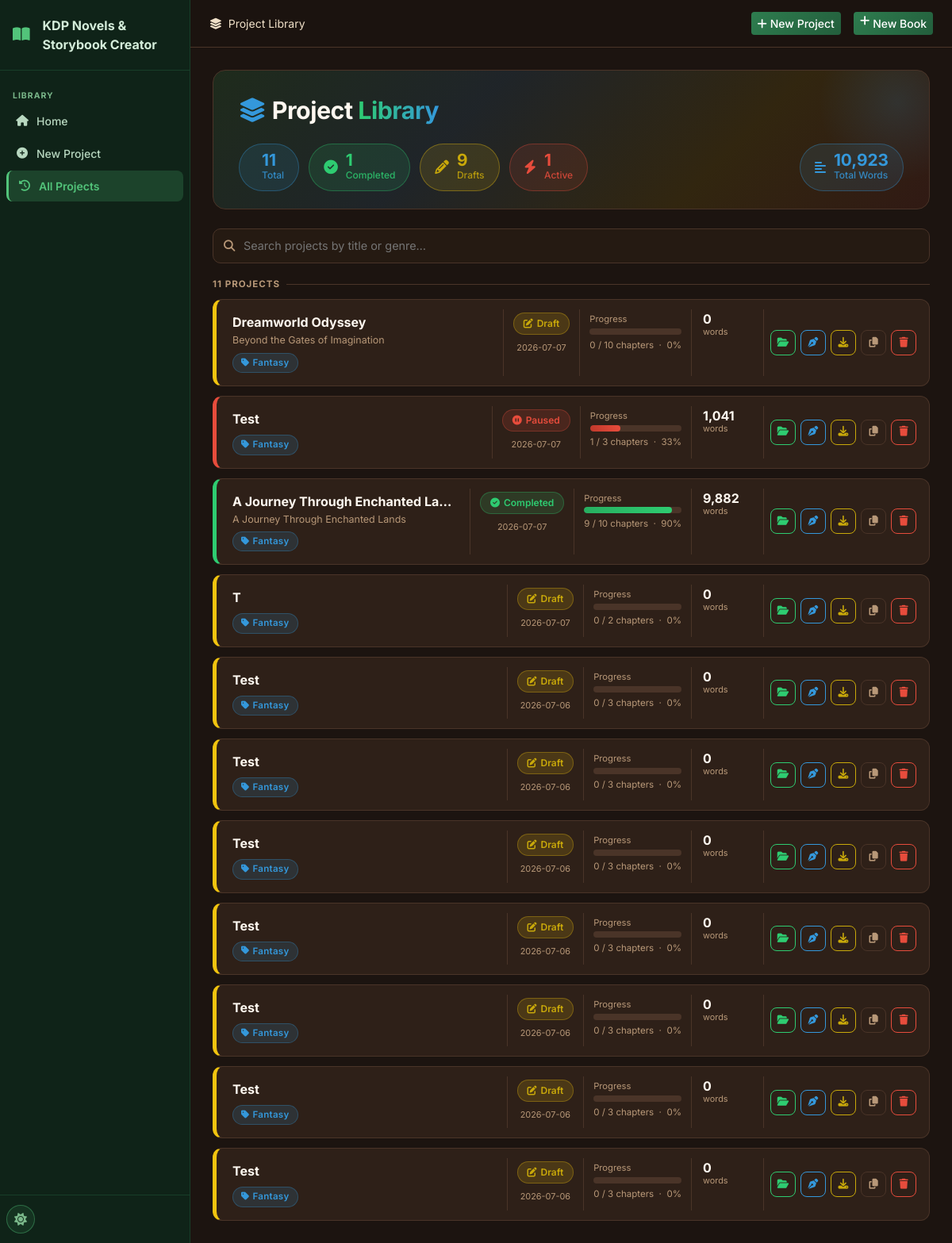
Before: /history with the older database file.
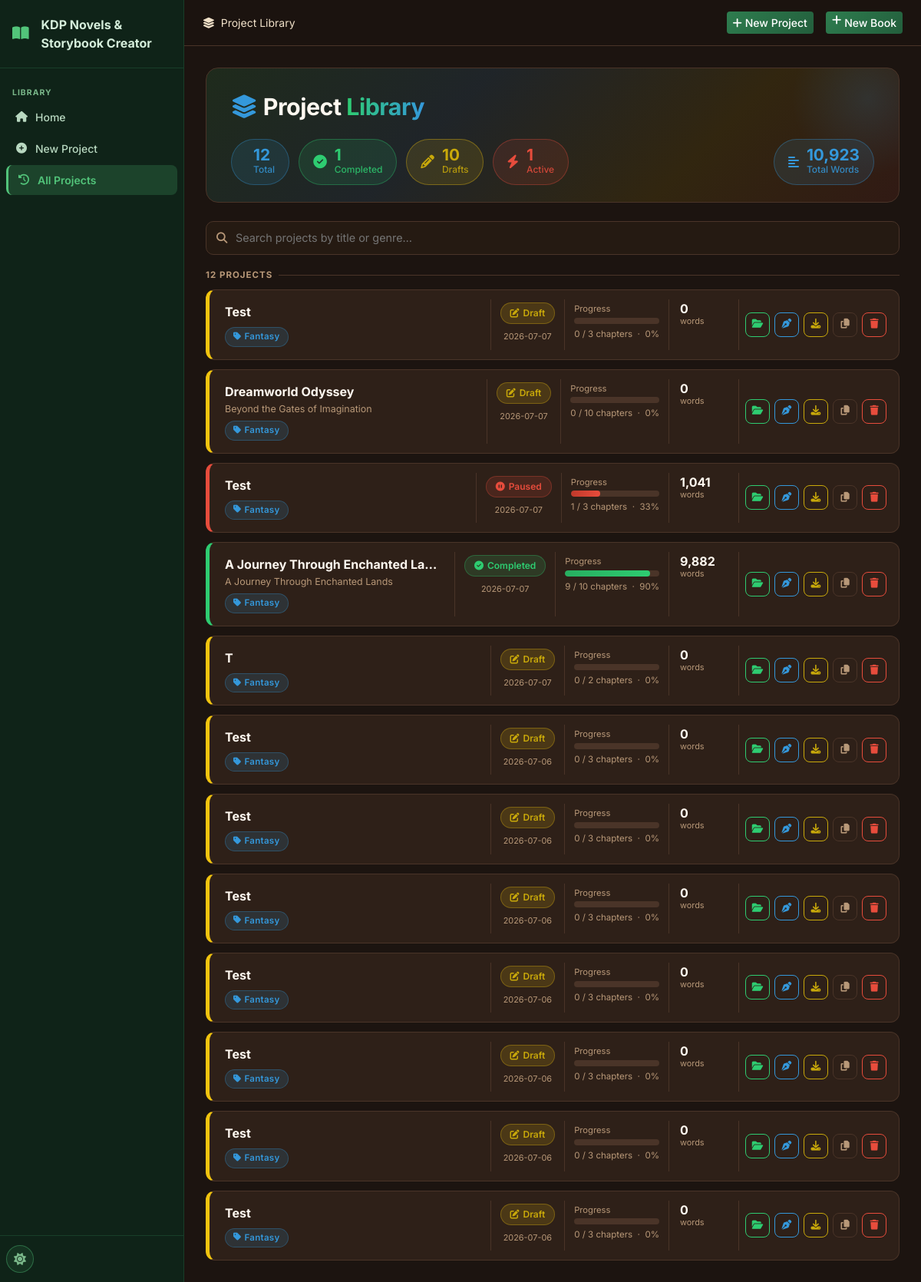
After: the same page with the newer database file.
### tables this page shows
CREATE TABLE projects (
    id INTEGER PRIMARY KEY AUTOINCREMENT,
    title TEXT NOT NULL,
    subtitle TEXT DEFAULT '',
    genre TEXT DEFAULT 'Fantasy',
    audience TEXT DEFAULT 'Adult',
    description TEXT DEFAULT '',
    language TEXT DEFAULT 'English',
    story_type TEXT DEFAULT 'Novel',
    writing_style TEXT DEFAULT 'Descriptive',
    point_of_view TEXT DEFAULT 'Third Person Limited',
    tense TEXT DEFAULT 'Past',
    tone TEXT DEFAULT 'Adventurous',
    num_chapters INTEGER DEFAULT 10,
    words_per_chapter INTEGER DEFAULT 2000,
    creativity_level TEXT DEFAULT 'balanced',
    temperature REAL DEFAULT 0.7,
    top_p REAL DEFAULT 0.9,
    max_tokens INTEGER DEFAULT 4096,
    status TEXT DEFAULT 'draft',
    current_chapter INTEGER DEFAULT 0,
    total_words INTEGER DEFAULT 0,
    cover_prompt TEXT DEFAULT '',
    include_images INTEGER DEFAULT 0,
    images_per_chapter INTEGER DEFAULT 1,
    image_style TEXT DEFAULT 'Realistic',
    created_at TIMESTAMP DEFAULT CURRENT_TIMESTAMP,
    updated_at TIMESTAMP DEFAULT CURRENT_TIMESTAMP
);

### routes/main.py (the view)
@bp.route('/history')
def history():
    db = get_db()
    projects = db.execute('SELECT * FROM projects ORDER BY updated_at DESC').fetchall()
    return render_template('history.html', projects=projects)

### database/__init__.py (called while the page is built)
def get_db():
    if 'db' not in g:
        db_path = current_app.config['DATABASE']
        os.makedirs(os.path.dirname(db_path), exist_ok=True)
        g.db = sqlite3.connect(db_path)
        g.db.row_factory = sqlite3.Row
        g.db.execute('PRAGMA foreign_keys = ON')
        g.db.execute('PRAGMA journal_mode = WAL')
    return g.db

### utils/helpers.py (called while the page is built)
def get_setting(db, key, default=''):
    row = db.execute('SELECT value FROM settings WHERE key = ?', (key,)).fetchone()
    return row['value'] if row else default

### templates/history.html (shortened to what the changed rows need)
{% extends "base.html" %}
{% block content %}
{% set total     = projects | length %}
{% set completed = projects | selectattr('status', 'equalto', 'completed') | list | length %}
{% set drafts    = projects | selectattr('status', 'equalto', 'draft')     | list | length %}
{% set active    = projects | rejectattr('status', 'in', ['completed','draft']) | list | length %}
{% set total_words = projects | sum(attribute='total_words') %}
<div class="lib-hero">
  <div class="lib-hero-title"><i class="fas fa-layer-group me-2" style="color:var(--hl-blue)"></i>Project <span>Library</span></div>
  <div class="stat-pills">
    <div class="stat-pill sp-blue">
      <div><div class="sp-num">{{ total }}</div><div class="sp-label">Total</div></div>
    </div>
    <div class="stat-pill sp-lemon">
      <div><div class="sp-num">{{ drafts }}</div><div class="sp-label">Drafts</div></div>
    </div>
  </div>
</div>
{% if projects %}
<div class="lib-search-wrap">
  <i class="fas fa-search"></i>
  <input class="lib-search" id="libSearch" type="text" placeholder="Search projects by title or genre…" oninput="filterCards()">
</div>
<div class="lib-section-label">{{ total }} Project{{ 's' if total != 1 }}</div>
<div class="project-cards" id="projectCards">
  {% for p in projects %}
  {% set pct = (p.current_chapter / p.num_chapters * 100) | int if p.num_chapters else 0 %}
  {% set sc = 'sc-' + p.status if p.status in ['completed','draft','generating','paused'] else 'sc-default' %}
  {% set pb = 'pb-' + p.status if p.status in ['completed','draft','generating','paused'] else 'pb-default' %}
  <div class="pcard status-{{ p.status }}" data-title="{{ p.title | lower }}" data-genre="{{ p.genre | lower }}">
    <div class="pcard-main">
      <div class="pcard-title">{{ p.title }}</div>
      {% if p.subtitle %}<div class="pcard-subtitle">{{ p.subtitle }}</div>{% endif %}
      <div class="genre-chip"><i class="fas fa-tag me-1"></i>{{ p.genre }}</div>
    </div>
    <div class="pcard-meta">
      <span class="status-chip {{ sc }}">
        {% if p.status == 'completed' %}<i class="fas fa-check-circle"></i>
        {% elif p.status == 'generating' %}<i class="fas fa-spinner fa-spin"></i>
        {% elif p.status == 'paused' %}<i class="fas fa-pause-circle"></i>
        {% else %}<i class="fas fa-edit"></i>{% endif %}
        {{ p.status | title }}
      </span>
      <div class="stat-unit mt-1">{{ p.updated_at[:10] }}</div>
    </div>
    <div class="pcard-prog">
      <div class="lib-prog-label">Progress</div>
      <div class="lib-progress">
        <div class="lib-progress-bar {{ pb }}" style="width:{{ pct }}%"></div>
      </div>
      <div class="lib-pct">{{ p.current_chapter }} / {{ p.num_chapters }} chapters &nbsp;·&nbsp; {{ pct }}%</div>
    </div>
    <div class="pcard-stats">
      <div>
        <div class="stat-num">{{ '{:,}'.format(p.total_words) }}</div>
        <div class="stat-unit">words</div>
      </div>
    </div>
    <div class="pcard-acts">
      <a href="{{ url_for('projects.project_detail', project_id=p.id) }}" class="act-btn act-green" title="Open project">
        <i class="fas fa-folder-open"></i>
      </a>
      <a href="{{ url_for('editor.editor_page', project_id=p.id) }}" class="act-btn act-blue" title="Open editor">
        <i class="fas fa-pen-nib"></i>
      </a>
      <a href="{{ url_for('exports.export_page', project_id=p.id) }}" class="act-btn act-lemon" title="Export">
        <i class="fas fa-download"></i>
      </a>
      <form method="POST" action="{{ url_for('projects.duplicate_project', project_id=p.id) }}" style="display:inline">
        <button type="submit" class="act-btn act-neutral" title="Duplicate">
          <i class="fas fa-copy"></i>
        </button>
      </form>
      <button class="act-btn act-red" onclick="confirmDelete({{ p.id }}, '{{ p.title | e }}')" title="Delete">
        <i class="fas fa-trash"></i>
      </button>
    </div>
  </div>
  {% endfor %}
</div>
{% endif %}
{% endblock %}

Changed rows visible on the page:
added projects: title "Test", genre "Fantasy", status "Draft", updated_at "2026-07-07", current_chapter "0", num_chapters "3", pct "0", total_words "0"
Other visible differences:
{{ total }}: "11" → "12"
{{ drafts }}: "9" → "10"
